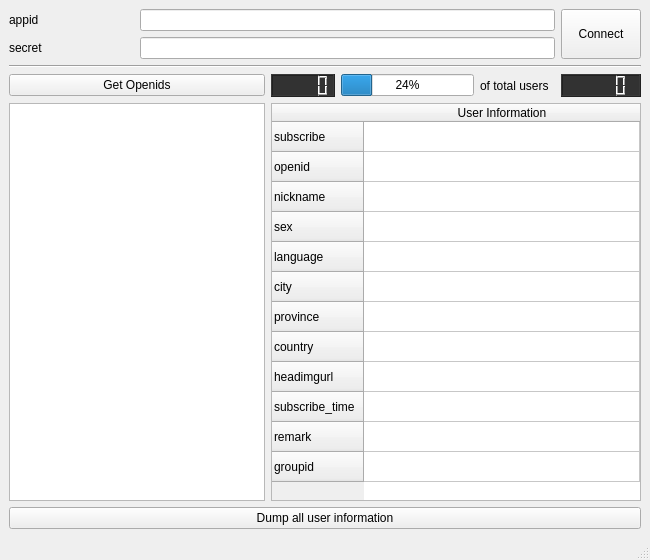
<?xml version="1.0" encoding="UTF-8"?>
<ui version="4.0">
 <class>MainWindow</class>
 <widget class="QMainWindow" name="MainWindow">
  <property name="geometry">
   <rect>
    <x>0</x>
    <y>0</y>
    <width>650</width>
    <height>560</height>
   </rect>
  </property>
  <property name="minimumSize">
   <size>
    <width>650</width>
    <height>560</height>
   </size>
  </property>
  <property name="windowTitle">
   <string>MainWindow</string>
  </property>
  <widget class="QWidget" name="centralwidget">
   <layout class="QGridLayout" name="gridLayout">
    <item row="1" column="1" colspan="5">
     <widget class="QLineEdit" name="lineEdit_secret"/>
    </item>
    <item row="0" column="6" rowspan="2">
     <widget class="QPushButton" name="pushButton_connect">
      <property name="sizePolicy">
       <sizepolicy hsizetype="Minimum" vsizetype="Minimum">
        <horstretch>0</horstretch>
        <verstretch>0</verstretch>
       </sizepolicy>
      </property>
      <property name="text">
       <string>Connect</string>
      </property>
     </widget>
    </item>
    <item row="0" column="0">
     <widget class="QLabel" name="label_appid">
      <property name="text">
       <string>appid</string>
      </property>
     </widget>
    </item>
    <item row="7" column="0" colspan="7">
     <widget class="QPushButton" name="pushButton_dump_all_user">
      <property name="text">
       <string>Dump all user information</string>
      </property>
     </widget>
    </item>
    <item row="1" column="0">
     <widget class="QLabel" name="label_secret">
      <property name="text">
       <string>secret</string>
      </property>
     </widget>
    </item>
    <item row="3" column="0" colspan="2">
     <widget class="QPushButton" name="pushButton_get_openids">
      <property name="text">
       <string>Get Openids</string>
      </property>
     </widget>
    </item>
    <item row="0" column="1" colspan="5">
     <widget class="QLineEdit" name="lineEdit_appid"/>
    </item>
    <item row="3" column="3">
     <widget class="QProgressBar" name="progressBar">
      <property name="value">
       <number>24</number>
      </property>
     </widget>
    </item>
    <item row="2" column="0" colspan="7">
     <widget class="Line" name="line">
      <property name="orientation">
       <enum>Qt::Horizontal</enum>
      </property>
     </widget>
    </item>
    <item row="5" column="2" rowspan="2" colspan="5">
     <widget class="QTableWidget" name="tableWidget">
      <property name="minimumSize">
       <size>
        <width>0</width>
        <height>384</height>
       </size>
      </property>
      <attribute name="horizontalHeaderVisible">
       <bool>true</bool>
      </attribute>
      <attribute name="horizontalHeaderStretchLastSection">
       <bool>true</bool>
      </attribute>
      <row>
       <property name="text">
        <string>subscribe</string>
       </property>
      </row>
      <row>
       <property name="text">
        <string>openid</string>
       </property>
      </row>
      <row>
       <property name="text">
        <string>nickname</string>
       </property>
      </row>
      <row>
       <property name="text">
        <string>sex</string>
       </property>
      </row>
      <row>
       <property name="text">
        <string>language</string>
       </property>
      </row>
      <row>
       <property name="text">
        <string>city</string>
       </property>
      </row>
      <row>
       <property name="text">
        <string>province</string>
       </property>
      </row>
      <row>
       <property name="text">
        <string>country</string>
       </property>
      </row>
      <row>
       <property name="text">
        <string>headimgurl</string>
       </property>
      </row>
      <row>
       <property name="text">
        <string>subscribe_time</string>
       </property>
      </row>
      <row>
       <property name="text">
        <string>remark</string>
       </property>
      </row>
      <row>
       <property name="text">
        <string>groupid</string>
       </property>
      </row>
      <column>
       <property name="text">
        <string>User Information</string>
       </property>
      </column>
      <item row="0" column="0">
       <property name="text">
        <string/>
       </property>
      </item>
     </widget>
    </item>
    <item row="5" column="0" rowspan="2" colspan="2">
     <widget class="QListWidget" name="listWidget">
      <property name="sizePolicy">
       <sizepolicy hsizetype="Preferred" vsizetype="Expanding">
        <horstretch>0</horstretch>
        <verstretch>0</verstretch>
       </sizepolicy>
      </property>
      <property name="minimumSize">
       <size>
        <width>256</width>
        <height>384</height>
       </size>
      </property>
     </widget>
    </item>
    <item row="3" column="2">
     <widget class="QLCDNumber" name="lcdNumber_loadedUsers">
      <property name="styleSheet">
       <string notr="true">QLCDNumber{
    color: rgb(100, 200, 0);    
    background-color: rgb(50, 50, 50);
}</string>
      </property>
     </widget>
    </item>
    <item row="3" column="4" alignment="Qt::AlignRight">
     <widget class="QLabel" name="label">
      <property name="text">
       <string>of total users</string>
      </property>
     </widget>
    </item>
    <item row="3" column="6">
     <widget class="QLCDNumber" name="lcdNumber_totalUsers">
      <property name="styleSheet">
       <string notr="true">QLCDNumber{
    color: rgb(100, 200, 0);    
    background-color: rgb(50, 50, 50);
}</string>
      </property>
     </widget>
    </item>
   </layout>
  </widget>
  <widget class="QStatusBar" name="statusbar"/>
 </widget>
 <resources/>
 <connections/>
</ui>
